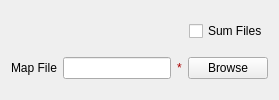
            <widget class="QWidget" name="page_3" >
             <layout class="QGridLayout" name="gridLayout" >
              <item row="1" column="0" >
               <layout class="QHBoxLayout" name="runFilesLay" />
              </item>
              <item row="3" column="0" >
               <layout class="QHBoxLayout" name="horizontalLayout_6" >
                <item>
                 <widget class="QLabel" name="label_3" >
                  <property name="text" >
                   <string>Map File</string>
                  </property>
                 </widget>
                </item>
                <item>
                 <widget class="QLineEdit" name="map_fileInput_leName" />
                </item>
                <item>
                 <widget class="QLabel" name="valMap" >
                  <property name="palette" >
                   <palette>
                    <active>
                     <colorrole role="WindowText" >
                      <brush brushstyle="SolidPattern" >
                       <color alpha="255" >
                        <red>170</red>
                        <green>0</green>
                        <blue>0</blue>
                       </color>
                      </brush>
                     </colorrole>
                    </active>
                    <inactive>
                     <colorrole role="WindowText" >
                      <brush brushstyle="SolidPattern" >
                       <color alpha="255" >
                        <red>170</red>
                        <green>0</green>
                        <blue>0</blue>
                       </color>
                      </brush>
                     </colorrole>
                    </inactive>
                    <disabled>
                     <colorrole role="WindowText" >
                      <brush brushstyle="SolidPattern" >
                       <color alpha="255" >
                        <red>118</red>
                        <green>116</green>
                        <blue>108</blue>
                       </color>
                      </brush>
                     </colorrole>
                    </disabled>
                   </palette>
                  </property>
                  <property name="text" >
                   <string>*</string>
                  </property>
                 </widget>
                </item>
                <item>
                 <widget class="QPushButton" name="map_fileInput_pbBrowse" >
                  <property name="text" >
                   <string>Browse</string>
                  </property>
                 </widget>
                </item>
               </layout>
              </item>
              <item row="5" column="0" >
               <layout class="QHBoxLayout" name="whiteFileLay" />
              </item>
              <item row="2" column="0" >
               <layout class="QHBoxLayout" name="horizontalLayout_5" >
                <item>
                 <spacer name="horizontalSpacer_18" >
                  <property name="orientation" >
                   <enum>Qt::Horizontal</enum>
                  </property>
                  <property name="sizeHint" stdset="0" >
                   <size>
                    <width>40</width>
                    <height>20</height>
                   </size>
                  </property>
                 </spacer>
                </item>
                <item>
                 <widget class="QCheckBox" name="ckSumSpecs" >
                  <property name="text" >
                   <string>Sum Files</string>
                  </property>
                 </widget>
                </item>
               </layout>
              </item>
             </layout>
            </widget>
